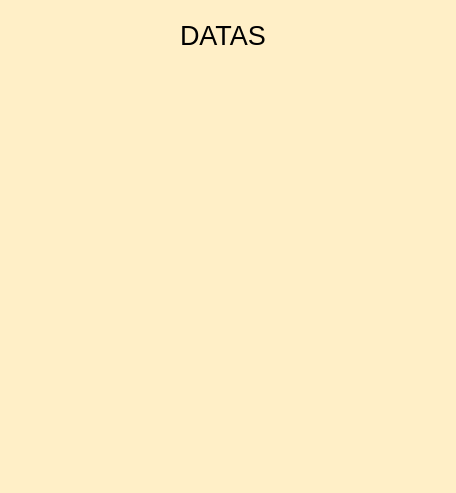
<?xml version="1.0" encoding="UTF-8"?>
<ui version="4.0">
 <class>MainWindow</class>
 <widget class="QMainWindow" name="MainWindow">
  <property name="geometry">
   <rect>
    <x>0</x>
    <y>0</y>
    <width>456</width>
    <height>493</height>
   </rect>
  </property>
  <property name="windowTitle">
   <string>MainWindow</string>
  </property>
  <property name="styleSheet">
   <string notr="true">background-color: rgb(255, 239, 199)</string>
  </property>
  <widget class="QWidget" name="centralwidget">
   <widget class="QLabel" name="label">
    <property name="geometry">
     <rect>
      <x>180</x>
      <y>20</y>
      <width>91</width>
      <height>31</height>
     </rect>
    </property>
    <property name="font">
     <font>
      <pointsize>20</pointsize>
     </font>
    </property>
    <property name="text">
     <string>DATAS</string>
    </property>
   </widget>
  </widget>
  <widget class="QMenuBar" name="menubar">
   <property name="geometry">
    <rect>
     <x>0</x>
     <y>0</y>
     <width>456</width>
     <height>21</height>
    </rect>
   </property>
  </widget>
  <widget class="QStatusBar" name="statusbar"/>
 </widget>
 <resources/>
 <connections/>
</ui>
